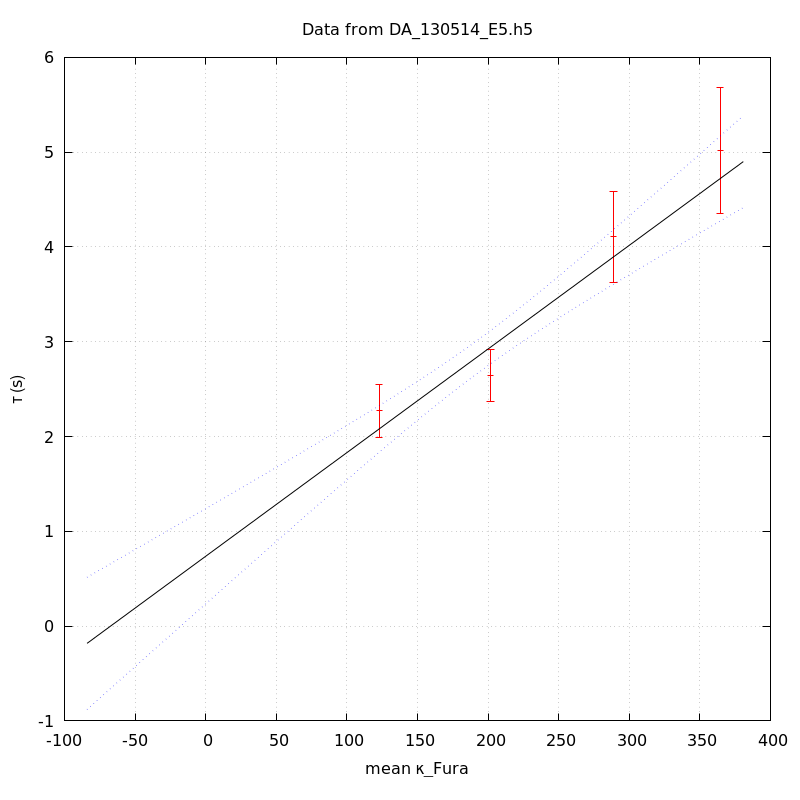

gnuplot code for this plot:
unset key
set grid
set ylabel 'τ (s)'
set xlabel 'mean κ_Fura' noenhanced
set title 'Data from DA_130514_E5.h5' noenhanced
set xrange [-1000<*:*]
plot 'DA_130514_E5_aba_tau_vs_mean_kappa' index 0 using 1:2:(1.96*$3) linecolor rgb 'red' with yerrorbars,\
'' index 1 using 1:2 with lines linecolor rgb 'black',\
'' index 1 using 1:3 with lines linecolor rgb 'blue' lt 'dotted',\
'' index 1 using 1:4 with lines linecolor rgb 'blue' lt 'dotted'
